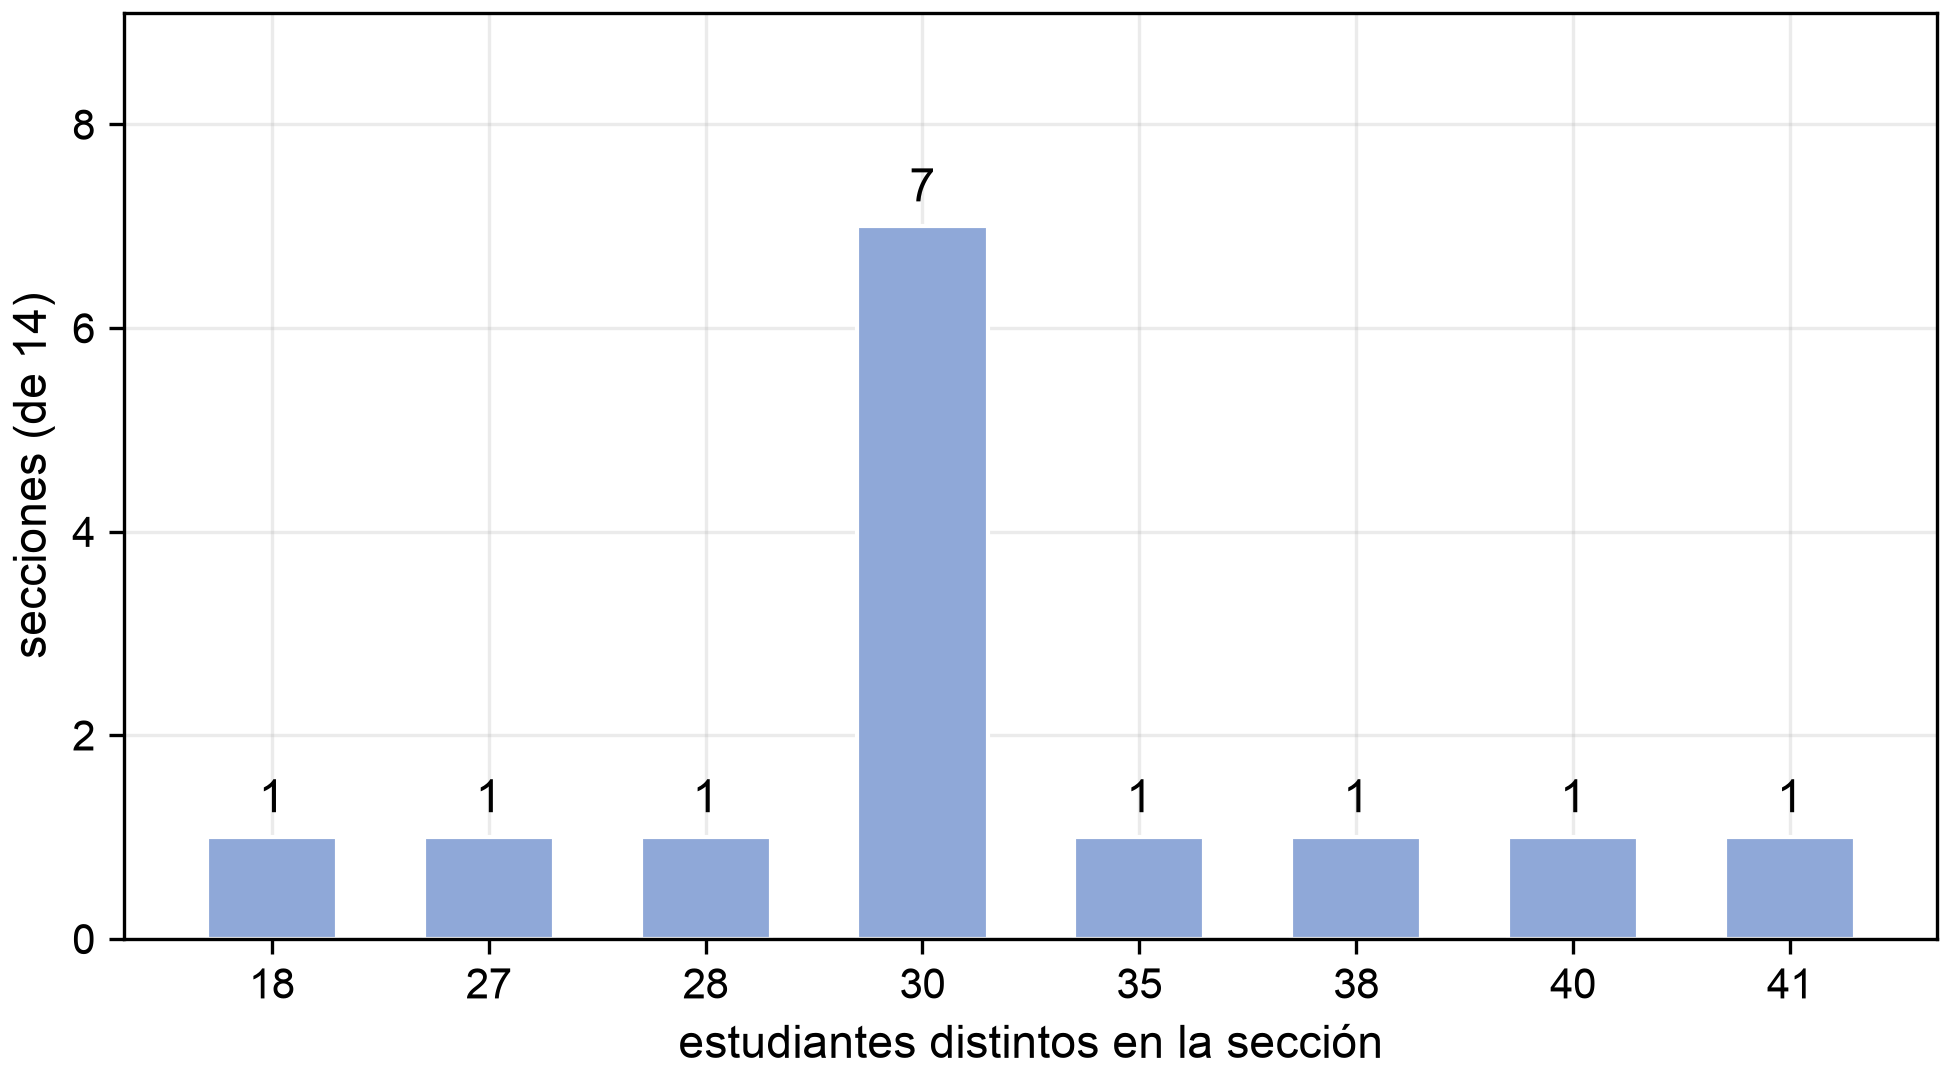

The Python source for this figure:
"""Figura para la sección «Exploración inicial de los datos cuantitativos»
(Sprint 2): tamaño de las secciones, sin ninguna referencia a estados o
discretización (esos conceptos aún no se han introducido en esa parte del
informe). La versión con los tres estados (pequeño/mediano/grande) para la
red bayesiana sigue viviendo en la Tabla 12 del Sprint 3.

Lee «Datos Tesis Downstream/» directamente; no modifica el notebook.

Uso:  python3 RedBayesiana/figura_tamano_grupo_exploracion.py
Salida: figura_tamano_grupo_exploracion.png (dpi=300), junto a este script.
"""
from pathlib import Path
import glob
import pandas as pd
import matplotlib
matplotlib.use("Agg")
import matplotlib.pyplot as plt

RAIZ = Path(__file__).resolve().parent.parent.parent
AQUI = Path(__file__).resolve().parent
ANCHO_IN = 6.5
AZUL = "#8fa8d8"

df = pd.concat([pd.read_csv(f) for f in glob.glob(str(RAIZ / "Datos Tesis Downstream" / "**" / "*.csv"), recursive=True)],
               ignore_index=True)
tam_sec = df.groupby(["materia", "trimestre", "seccion"])["estudiante_id"].nunique()
assert len(tam_sec) == 14

conteo = tam_sec.value_counts().sort_index()
print("Tamaños de sección observados (n=14 secciones):")
print(conteo.to_dict())
peq, med, gra = (tam_sec < 30).sum(), (tam_sec == 30).sum(), (tam_sec > 30).sum()
print(f"pequeño(<30)={peq}  igual a 30={med}  grande(>30)={gra}")
assert (peq, med, gra) == (3, 7, 4)

plt.rcParams["font.family"] = "Arial"
plt.rcParams["axes.grid"] = True
plt.rcParams["grid.alpha"] = 0.25
plt.rcParams["axes.axisbelow"] = True

fig, ax = plt.subplots(figsize=(ANCHO_IN, 3.6), constrained_layout=True)
ax.bar(range(len(conteo)), conteo.values, color=AZUL, edgecolor="white", width=0.6)
ax.set_xticks(range(len(conteo)))
ax.set_xticklabels([str(v) for v in conteo.index])
ax.set_ylim(0, conteo.values.max() * 1.3)
for i, c in enumerate(conteo.values):
    ax.text(i, c + 0.15, str(c), ha="center", va="bottom", fontsize=11)
ax.set_xlabel("estudiantes distintos en la sección", fontsize=11)
ax.set_ylabel("secciones (de 14)", fontsize=11)
ax.tick_params(labelsize=10)

destino = AQUI / "figura_tamano_grupo_exploracion.png"
fig.savefig(destino, dpi=300)
print(f"guardado: {destino}")
